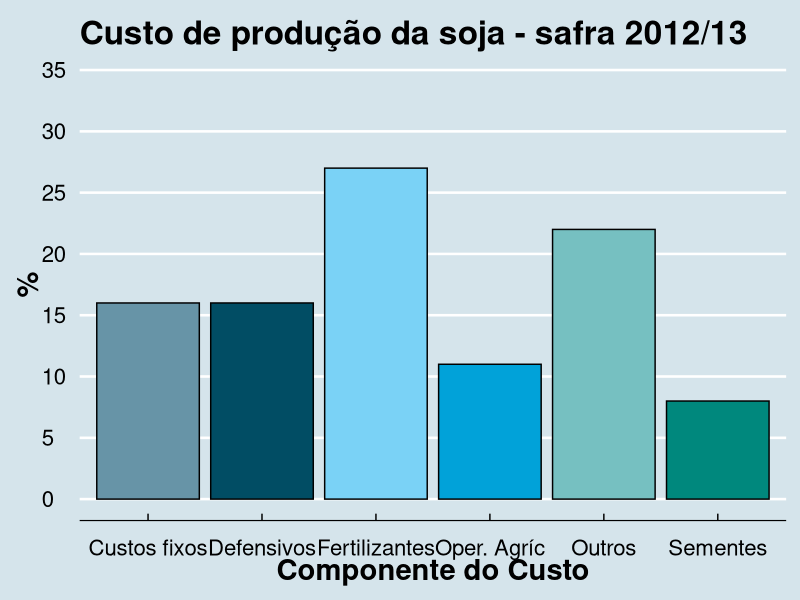

Generate this figure with R:
## ---- chunk 1
library(ggplot2)
library(ggthemes)
library(grid)
library(gridExtra)

CUSTO_PROD <- data.frame(Custo = c("Custos fixos", "Sementes", "Fertilizantes", "Defensivos", "Oper. Agríc", "Outros"),
                         Porcent_Soja = c(16, 8, 27, 16, 11, 22), Porcent_Milho = c(9, 16, 23, 10, 10, 32))

PLOT_SOJA_COST <- ggplot() + geom_bar(data = CUSTO_PROD, aes(y = Porcent_Soja, x
                                          = Custo, fill = Custo),
                                      stat='identity', colour = 'black')+
  ylab("%") + xlab("Componente do Custo") +
  ggtitle('Custo de produção da soja - safra 2012/13')+
  scale_y_continuous(breaks = seq(0,50,5), limits =c(0,35)) +
  theme_economist() + theme(text = element_text(size=16))+
  theme(axis.text.x = element_text(angle = 0))+
  theme(axis.title = element_text(face='bold', size = 21))+  
  scale_fill_economist()  +
  guides(fill = FALSE)
print(PLOT_SOJA_COST)

## ---- chunk 2

#============================================================
#library(ggplot2)
#library(ggthemes)
#library(RCurl)
# 
##Extrindo valores para o GIF
##Pegando arquivos para simular 
#PLANTER_3Kha <- getURL('https://raw.githubusercontent.com/rafatieppo/AGCOM_P/3fdf94c84c9cba9b24067f472221ecbb39c575bb/PLANTER_3kha.csv')
# 
#getwd()
#PLANTER_3Kha <- read.csv("~/Dropbox/COURSERA/SLIDIFY/PLANTER_3kha.csv", sep="," , dec = '.')
#str(as.factor((PLANTER_3Kha$TEMPO)))
 
#Listas com os dados para gera os dados no FOR, primeiro FOR só com 100hm
#segundo fOR com 100 e 200h, etc.
#a<-lapply(c(100, 200, 400, 600) , function (x)	subset(PLANTER_3Kha, PLANTER_3Kha$TEMPO <=x  )) 
#str(a)
 
##Fazendo o GIF
#png(file="PLANTER_3k%03d.png", width=668, height=321)
#for ( i in 1:4) {
# print(
#    ggplot()+
#    geom_line (data=a[[i]], aes(x= AREA, y = CUSTO_RHA,
#        	   colour=as.factor(TEMPO)), size=2.3) +
#    xlab("Área (ha)") +
#    ylab(expression(paste("Custo"~("R$ ha"^-1)))) +
#    scale_x_continuous(limits=c(0,3000))+
#    scale_y_continuous(breaks=seq(0,500,50),limits=c(50,300))+
#    theme_economist() + theme(text = element_text(size=15))+
#    ggtitle("Custo operacional para semeadura")+
#    theme( axis.text = element_text(size = 16))+ 
#    theme(legend.position="right") +
#    theme(legend.title = element_text(size = 15, face = 'bold'))+ 
#    scale_colour_economist()+
#    guides(colour= guide_legend(title = "Tempo de uso ano (h)", title.position =
#               "top", ncol = 1 )))
#}
#dev.off()
# 
## converte os pngs para um gif usando ImageMagick
#system("convert -delay 50 PLANTER_3k*.png PLANTER_3Khagif.gif")
# 
## remove os arquivos png
#file.remove(list.files(pattern=".png"))
##============================================================


